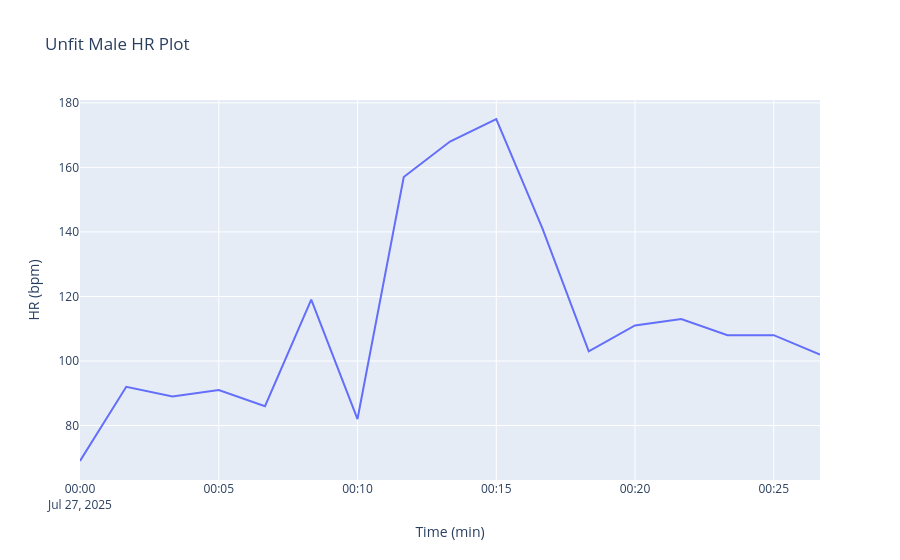
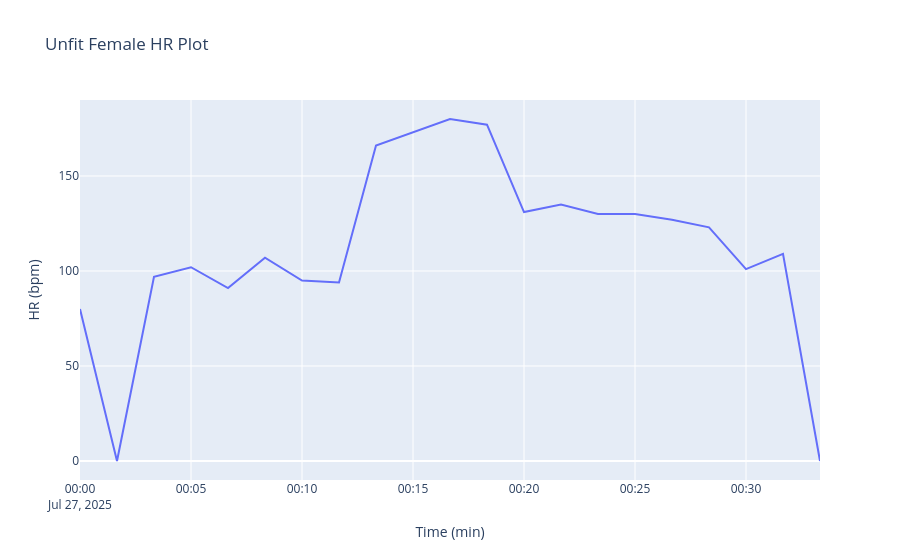

The code cell stored with these charts, in order, in its notebook:
### Code cell
hr_df_14 = pd.read_csv("data/DUO-GAIT/raw/OG_st_raw/sub_14/heart_rate.CSV",skiprows=2)
hr_df_14 = hr_df_14.filter(["Time", "HR (bpm)"], axis=1)
hr_df_14["Time"] = pd.to_datetime(hr_df_14["Time"])
hr_df_14.rename({"Time":"Time (min)"},axis=1,inplace=True)

hr_df_08 = pd.read_csv("data/DUO-GAIT/raw/OG_st_raw/sub_08/heart_rate.CSV",skiprows=2)
hr_df_08 = hr_df_08.filter(["Time", "HR (bpm)"], axis=1)
hr_df_08["Time"] = pd.to_datetime(hr_df_08["Time"])
hr_df_08.rename({"Time":"Time (min)"},axis=1,inplace=True)

fig = px.line(hr_df_14.iloc[::downsample_factor], x='Time (min)', y="HR (bpm)", title="Unfit Male HR Plot")
fig.show()

fig = px.line(hr_df_08.iloc[::downsample_factor], x='Time (min)', y="HR (bpm)", title="Unfit Female HR Plot")
fig.show()

### Figure 1 — Plotly figure (JSON) as saved in the notebook; plotly's stock layout.template omitted (floating-point values rounded to 4 significant figures)
{"data": [{"hovertemplate": "Time (min)=%{x}<br>HR (bpm)=%{y}<extra></extra>", "legendgroup": "", "line": {"color": "#636efa", "dash": "solid"}, "marker": {"symbol": "circle"}, "mode": "lines", "name": "", "orientation": "v", "showlegend": false, "type": "scatter", "x": ["2025-07-27T00:00:00", "2025-07-27T00:01:40", "2025-07-27T00:03:20", "2025-07-27T00:05:00", "2025-07-27T00:06:40", "2025-07-27T00:08:20", "2025-07-27T00:10:00", "2025-07-27T00:11:40", "2025-07-27T00:13:20", "2025-07-27T00:15:00", "2025-07-27T00:16:40", "2025-07-27T00:18:20", "2025-07-27T00:20:00", "2025-07-27T00:21:40", "2025-07-27T00:23:20", "2025-07-27T00:25:00", "2025-07-27T00:26:40"], "xaxis": "x", "y": [69, 92, 89, 91, 86, 119, 82, 157, 168, 175, 141, 103, 111, 113, 108, 108, 102], "yaxis": "y"}], "layout": {"legend": {"tracegroupgap": 0}, "title": {"text": "Unfit Male HR Plot"}, "xaxis": {"anchor": "y", "domain": [0, 1], "title": {"text": "Time (min)"}}, "yaxis": {"anchor": "x", "domain": [0, 1], "title": {"text": "HR (bpm)"}}}}

### Figure 2 — Plotly figure (JSON) as saved in the notebook; plotly's stock layout.template omitted (floating-point values rounded to 4 significant figures)
{"data": [{"hovertemplate": "Time (min)=%{x}<br>HR (bpm)=%{y}<extra></extra>", "legendgroup": "", "line": {"color": "#636efa", "dash": "solid"}, "marker": {"symbol": "circle"}, "mode": "lines", "name": "", "orientation": "v", "showlegend": false, "type": "scatter", "x": ["2025-07-27T00:00:00", "2025-07-27T00:01:40", "2025-07-27T00:03:20", "2025-07-27T00:05:00", "2025-07-27T00:06:40", "2025-07-27T00:08:20", "2025-07-27T00:10:00", "2025-07-27T00:11:40", "2025-07-27T00:13:20", "2025-07-27T00:15:00", "2025-07-27T00:16:40", "2025-07-27T00:18:20", "2025-07-27T00:20:00", "2025-07-27T00:21:40", "2025-07-27T00:23:20", "2025-07-27T00:25:00", "2025-07-27T00:26:40", "2025-07-27T00:28:20", "2025-07-27T00:30:00", "2025-07-27T00:31:40", "2025-07-27T00:33:20"], "xaxis": "x", "y": [80, 0, 97, 102, 91, 107, 95, 94, 166, 173, 180, 177, 131, 135, 130, 130, 127, 123, 101, 109, 0], "yaxis": "y"}], "layout": {"legend": {"tracegroupgap": 0}, "title": {"text": "Unfit Female HR Plot"}, "xaxis": {"anchor": "y", "domain": [0, 1], "title": {"text": "Time (min)"}}, "yaxis": {"anchor": "x", "domain": [0, 1], "title": {"text": "HR (bpm)"}}}}
